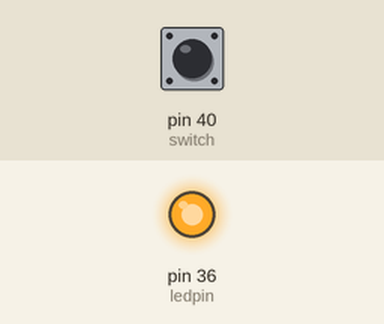
This program was run on a simulated Raspberry Pi (header pin numbers). Parts: output pins drawn as LEDs (lit = HIGH). Inputs (shaded band) come from the test bench; at power-on: pin 40 (switch) HIGH. What the program prints to the terminal is not drawn.

Above: at 1.2 s.
1.3 s: pin 40 (switch) pulled LOW for 0.15 s
At 1.37 s:
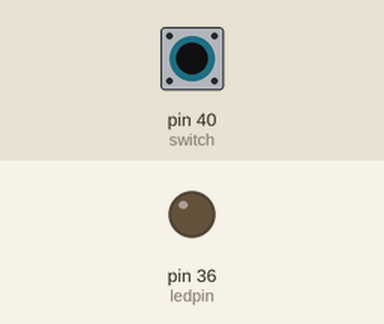
2.9 s: pin 40 (switch) pulled LOW for 3.2 s
At 7.3 s:
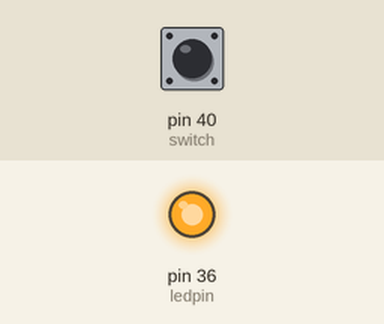
Timing chart, 0 to 8.8 s (numbered marks = the images above; inputs shaded):
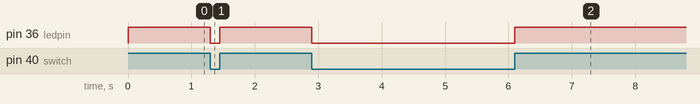

The program:

LED_Control_Switch.py
```python
# LED Control using Switch

import RPi.GPIO as GPIO # Module to control the GPIO on a Raspberry Pi
import time # Provides various time-related functions
GPIO.setwarnings(False) # Disable warnings

ledpin = 36
switch = 40

GPIO.setmode(GPIO.BOARD) # Physical pin number numbering scheme is followed
GPIO.setup(ledpin, GPIO.OUT) # Selected pin is configured as output
GPIO.setup(switch, GPIO.IN, pull_up_down=GPIO.PUD_UP) # Enable pull

while True:
    status = GPIO.input(switch) # Read status of pin/port and assign to variable switch
    if(status):
        GPIO.output(ledpin, True) # Turn the LED ON
        print("LED ON: Button Pressed!")
    else:
        GPIO.output(ledpin, False) # Turn the LED OFF
        print("Button NOT Pressed!")

GPIO.cleanup() # Clear GPIO pins
```

Measured:
- after the input at 1.3 s, pin 36 (ledpin): HIGH → LOW at once, → HIGH 0.15 s later
- after the input at 2.9 s, pin 36 (ledpin): HIGH → LOW at once, → HIGH 3.2 s later
